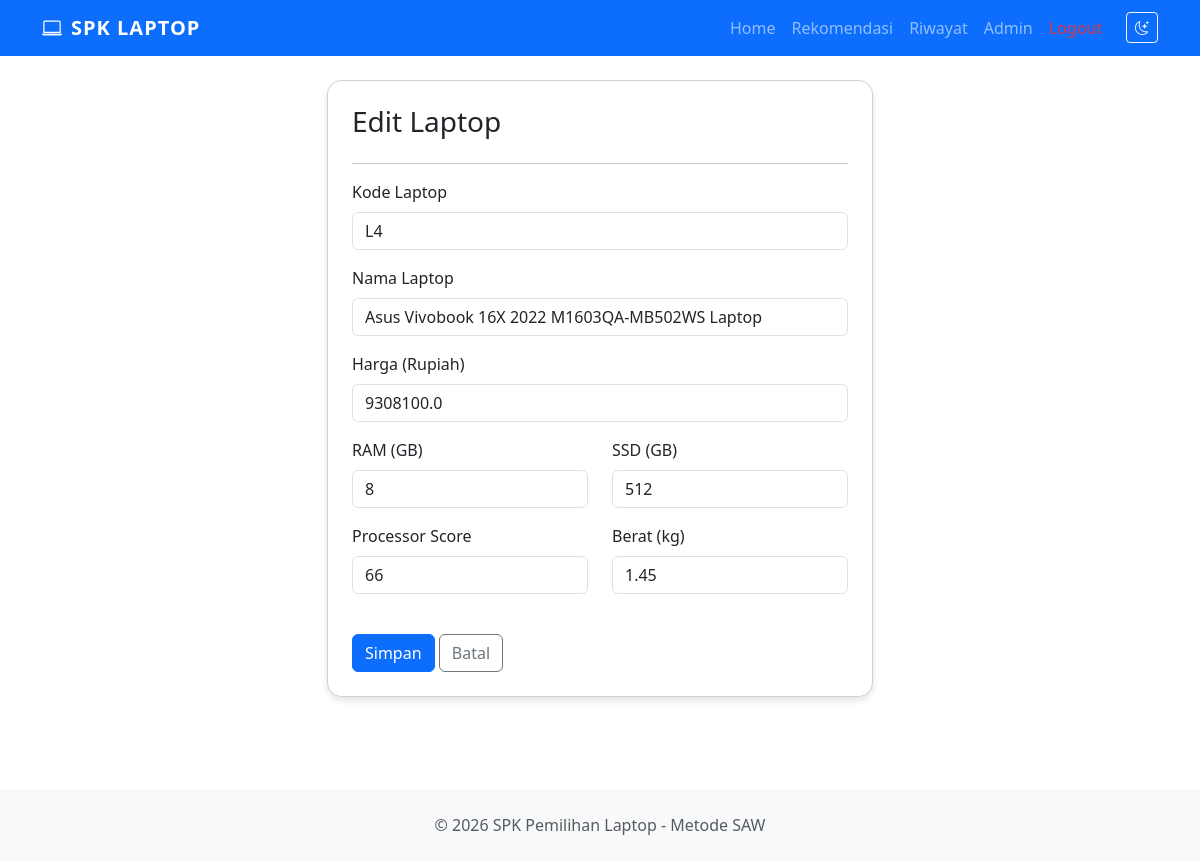
/admin/laptop/edit/4 (signed in), run on the app's committed database.
### models.py (models this page shows, shortened)
class Laptop(db.Model):
    __tablename__ = 'laptop'
    id = db.Column(db.Integer, primary_key=True)
    kode = db.Column(db.String(10), unique=True, nullable=False)
    nama_laptop = db.Column(db.String(100), nullable=False)
    harga = db.Column(db.Float, nullable=False)
    ram = db.Column(db.Integer, nullable=False)
    ssd = db.Column(db.Integer, nullable=False)
    processor_score = db.Column(db.Integer, nullable=False)
    berat = db.Column(db.Float, nullable=False)

### routes/admin.py (the view, shortened to what this page needs)
@admin_bp.route('/laptop/edit/<int:id>', methods=['GET', 'POST'])
def laptop_edit(id):
    laptop = Laptop.query.get_or_404(id)
    return render_template('admin/laptop_form.html', laptop=laptop, action='Edit')

### routes/admin.py (called while the page is built)
@admin_bp.before_request
def check_admin():
    if session.get('role') != 'admin':
        flash('Anda tidak memiliki akses ke halaman admin', 'danger')
        return redirect(url_for('auth.login'))

### templates/admin/laptop_form.html
{% extends 'base.html' %}
{% block content %}
<div class="container">
    <div class="row justify-content-center">
        <div class="col-md-6">
            <div class="card p-4">
                <h3>{{ action }} Laptop</h3>
                <hr>
                <form method="POST">
                    <div class="mb-3">
                        <label class="form-label">Kode Laptop</label>
                        <input type="text" name="kode" class="form-control" value="{{ laptop.kode if laptop else '' }}" required>
                    </div>
                    <div class="mb-3">
                        <label class="form-label">Nama Laptop</label>
                        <input type="text" name="nama_laptop" class="form-control" value="{{ laptop.nama_laptop if laptop else '' }}" required>
                    </div>
                    <div class="mb-3">
                        <label class="form-label">Harga (Rupiah)</label>
                        <input type="number" name="harga" class="form-control" value="{{ laptop.harga if laptop else '' }}" required>
                    </div>
                    <div class="row">
                        <div class="col-md-6 mb-3">
                            <label class="form-label">RAM (GB)</label>
                            <input type="number" name="ram" class="form-control" value="{{ laptop.ram if laptop else '' }}" required>
                        </div>
                        <div class="col-md-6 mb-3">
                            <label class="form-label">SSD (GB)</label>
                            <input type="number" name="ssd" class="form-control" value="{{ laptop.ssd if laptop else '' }}" required>
                        </div>
                    </div>
                    <div class="row">
                        <div class="col-md-6 mb-3">
                            <label class="form-label">Processor Score</label>
                            <input type="number" name="processor_score" class="form-control" value="{{ laptop.processor_score if laptop else '' }}" required>
                        </div>
                        <div class="col-md-6 mb-3">
                            <label class="form-label">Berat (kg)</label>
                            <input type="number" step="0.01" name="berat" class="form-control" value="{{ laptop.berat if laptop else '' }}" required>
                        </div>
                    </div>
                    <div class="mt-4">
                        <button type="submit" class="btn btn-primary">Simpan</button>
                        <a href="{{ url_for('admin.laptop_index') }}" class="btn btn-outline-secondary">Batal</a>
                    </div>
                </form>
            </div>
        </div>
    </div>
</div>
{% endblock %}

### templates/base.html (style rules this page uses)
:root { --primary-color: #0d6efd; --secondary-color: #6c757d; }
body { font-family: 'Segoe UI', Tahoma, Geneva, Verdana, sans-serif; transition: background-color 0.3s, color 0.3s; }
.card { border-radius: 15px; box-shadow: 0 4px 6px rgba(0,0,0,0.1); margin-bottom: 20px; }

### data on the page
Laptop: kode "L4", nama_laptop "Asus Vivobook 16X 2022 M1603QA-MB502WS Laptop", harga "9308100.0", ram "8", ssd "512", processor_score "66", berat "1.45"

### other printed values
{{ action }} "Edit"
